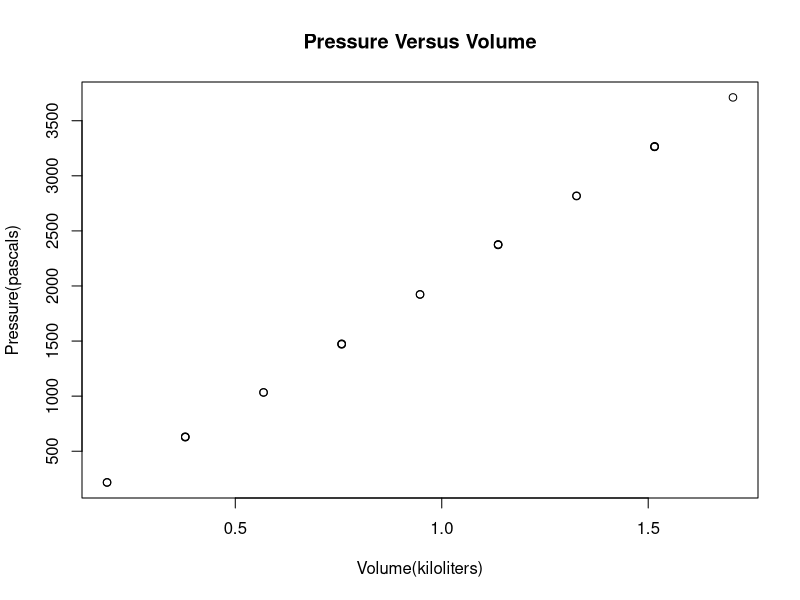
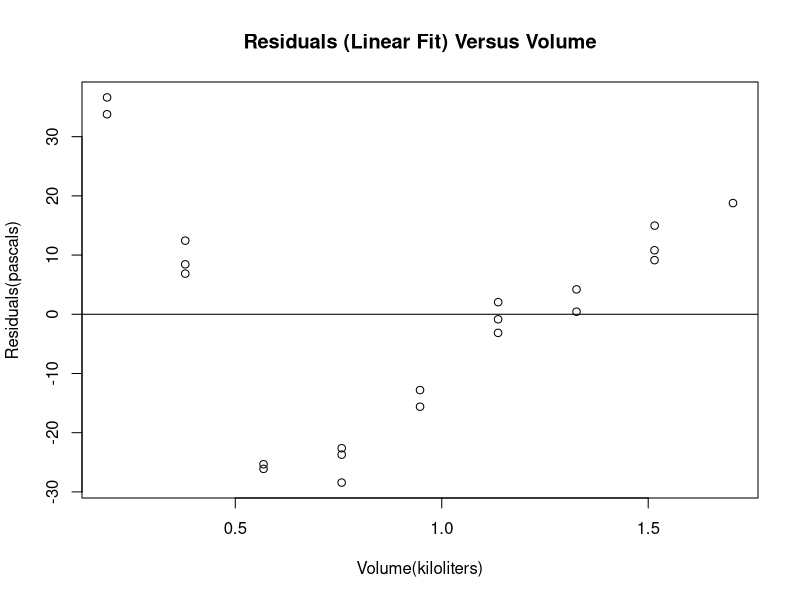
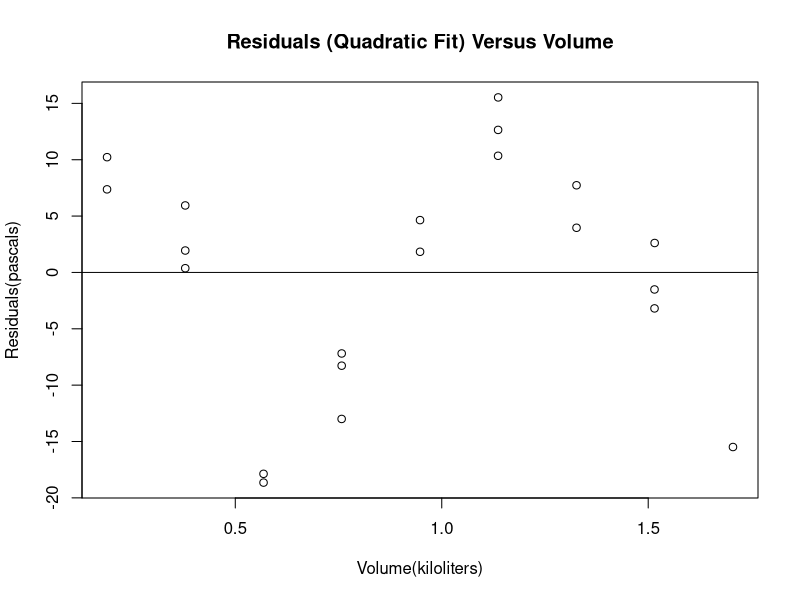
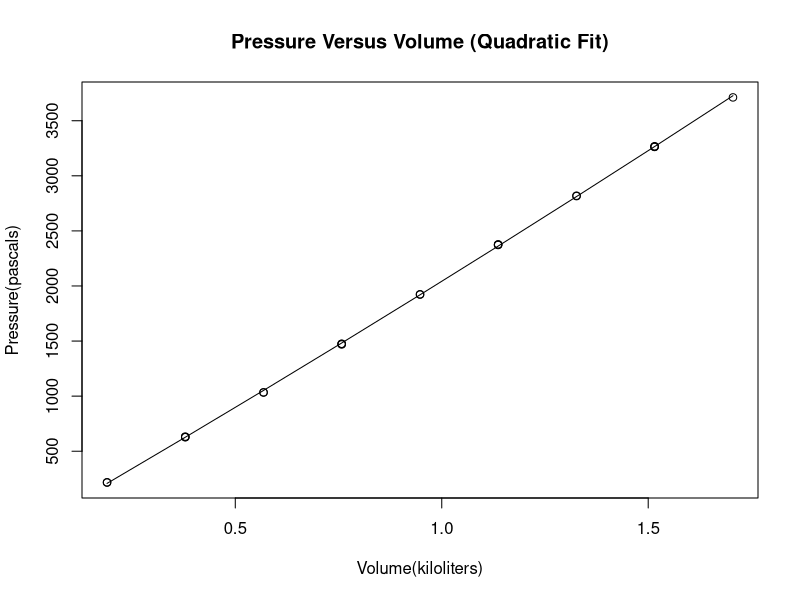
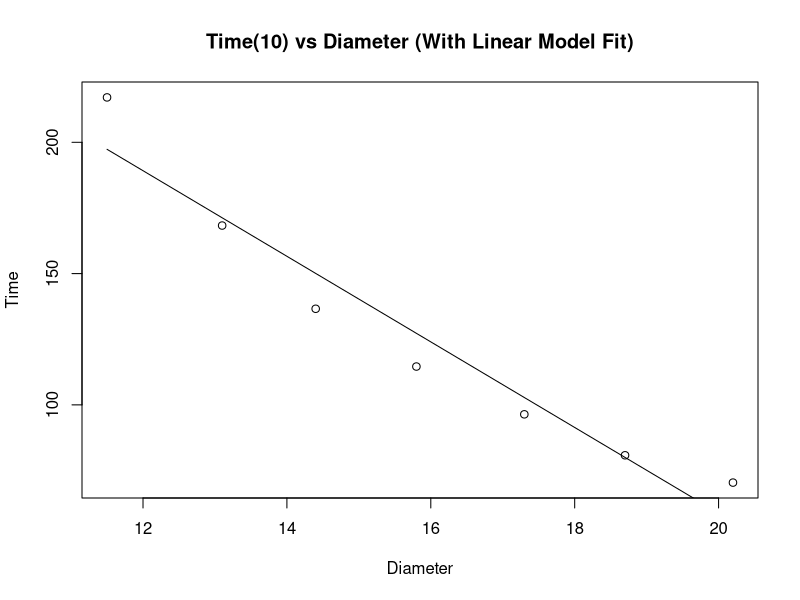
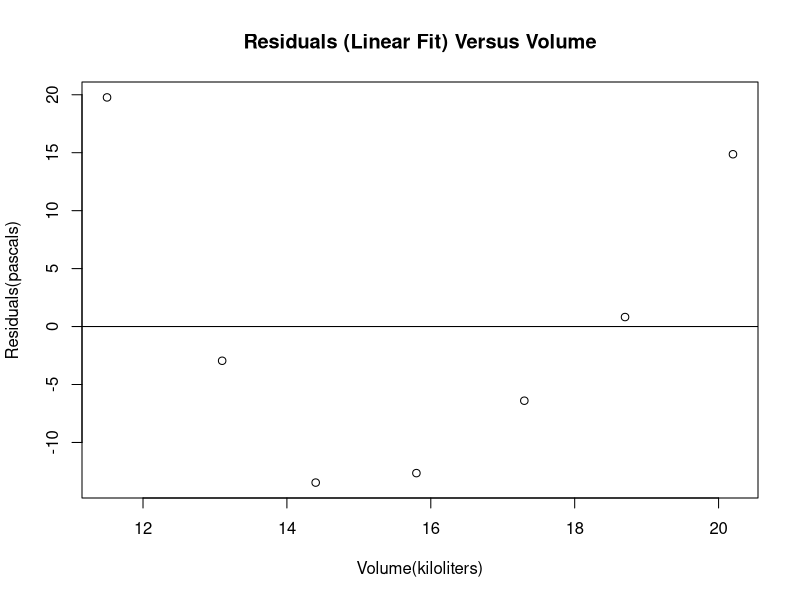
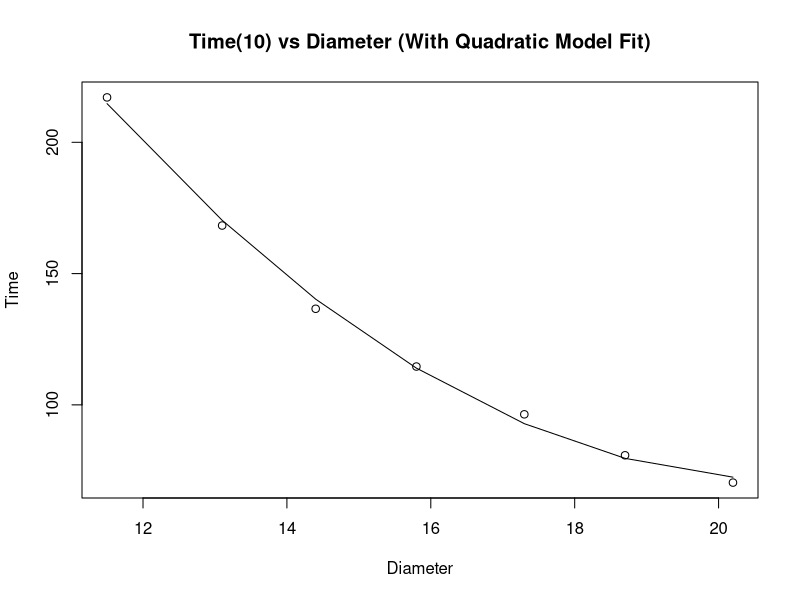
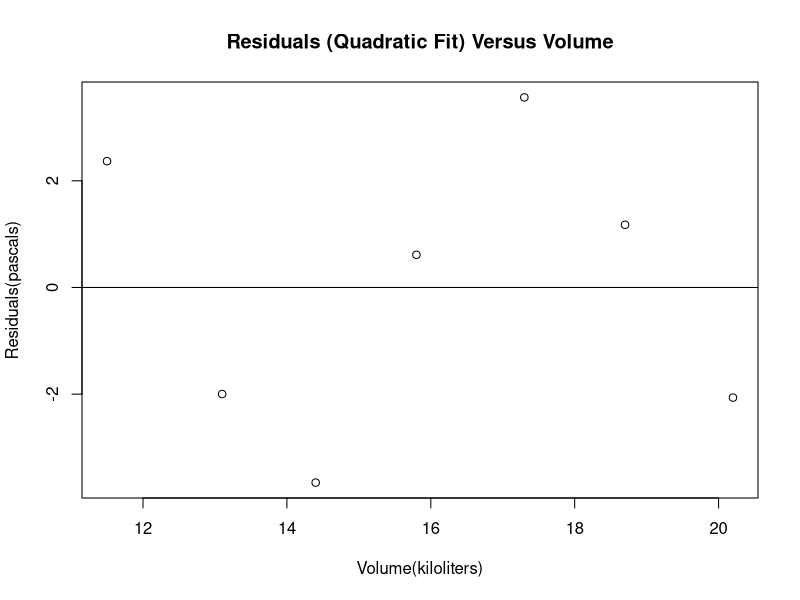

Write R code to recreate these figures, in order.


### 39
vp=read.table("tankvolume.txt", head=T)
v = vp$Volume
p = vp$Pressure

### a
# Plot pressure versus volume. Does the relationship appear linear?
plot(v, p, main="Pressure Versus Volume", xlab="Volume(kiloliters)", ylab="Pressure(pascals)")
# The relationship appears linear.

### b
# Calculate the linear regression of pressure on volume, and plot the residuals
# versus volume. What does the residual plot show?
# Linear regression
fit = lm(p~v)
fit
# B1 (slope): 2316.5
# B0 (intercept): -257.3

# Residuals
e = residuals(fit)

# Residuals versus volume
plot(v, e, main="Residuals (Linear Fit) Versus Volume", xlab="Volume(kiloliters)", ylab="Residuals(pascals)")
abline(h=0)
# The residual plot does not appear to be a horizontal line with y = 0, so linear mode does not fit very well.

### c
# Try fiting pressure as a quadratic function of volume. What do you think of
# the fit?
fit = lm(p~I(v^2)+v)
fit
# Coefficients:
# (Intercept)       I(v^2)           v  
#    -205.00        83.19      2164.03

e = residuals(fit)
# Residuals versus volume
plot(v, e, main="Residuals (Quadratic Fit) Versus Volume", xlab="Volume(kiloliters)", ylab="Residuals(pascals)")
abline(h=0)

plot(v, p, main="Pressure Versus Volume (Quadratic Fit)", xlab="Volume(kiloliters)", ylab="Pressure(pascals)")
lines(v, fitted(fit))
# The fitted line fits the plot very well.

### 43
cysts = read.table("cysts.txt", head=T)
d = cysts$Diameter
t10 = cysts$X10C
n10 = cysts$n10
t25 = cysts$X25C
n25 = cysts$n25
t28 = cysts$X28C
n28 = cysts$n28
# Does the time required appear to be a linear or a quadratic function of diameter? Can you find a model that fits?
fit10linear = lm(t10~d)
plot(d, t10, main="Time(10) vs Diameter (With Linear Model Fit)", xlab="Diameter", ylab="Time")
lines(d, fitted(fit10linear))
plot(d, residuals(fit10linear), main="Residuals (Linear Fit) Versus Volume", xlab="Volume(kiloliters)", ylab="Residuals(pascals)")
abline(h=0)
summary(fit10linear)
# F-statistic: 76.42 on 1 and 5 DF,  p-value: 0.0003245

fit10quadratic = lm(t10~I(d^2)+d)
plot(d, t10, main="Time(10) vs Diameter (With Quadratic Model Fit)", xlab="Diameter", ylab="Time")
lines(d, fitted(fit10quadratic))
plot(d, residuals(fit10quadratic), main="Residuals (Quadratic Fit) Versus Volume", xlab="Volume(kiloliters)", ylab="Residuals(pascals)")
abline(h=0)
summary(fit10quadratic)
# F-statistic: 781.6 on 2 and 4 DF,  p-value: 6.514e-06
# For 10, quadratic fits better than linear. Also, p value for F-statistics is lower for quadratic fit.

fit25linear = lm(t25~d)
plot(d, t25, main="Time(25) vs Diameter (With Linear Model Fit)", xlab="Diameter", ylab="Time")
lines(d, fitted(fit25linear))
plot(d, residuals(fit25linear), main="Residuals (Linear Fit) Versus Volume", xlab="Volume(kiloliters)", ylab="Residuals(pascals)")
abline(h=0)
summary(fit25linear)
# F-statistic: 72.93 on 1 and 5 DF,  p-value: 0.0003625 

fit25quadratic = lm(t25~I(d^2)+d)
plot(d, t25, main="Time(25) vs Diameter (With Quadratic Model Fit)", xlab="Diameter", ylab="Time")
lines(d, fitted(fit25quadratic))
plot(d, residuals(fit25quadratic), main="Residuals (Quadratic Fit) Versus Volume", xlab="Volume(kiloliters)", ylab="Residuals(pascals)")
abline(h=0)
summary(fit25quadratic)
# F-statistic: 617.4 on 2 and 4 DF,  p-value: 1.043e-05 
# For 25, quadratic fits better than linear. Also, p value for F-statistics is lower for quadratic fit.

fit28linear = lm(t28~d)
plot(d, t28, main="Time(28) vs Diameter (With Linear Model Fit)", xlab="Diameter", ylab="Time")
lines(d, fitted(fit28linear))
plot(d, residuals(fit28linear), main="Residuals (Linear Fit) Versus Volume", xlab="Volume(kiloliters)", ylab="Residuals(pascals)")
abline(h=0)
summary(fit28linear)
# F-statistic: 105.7 on 1 and 5 DF,  p-value: 0.0001497 

fit28quadratic = lm(t28~I(d^2)+d)
plot(d, t28, main="Time(28) vs Diameter (With Quadratic Model Fit)", xlab="Diameter", ylab="Time")
lines(d, fitted(fit28quadratic))
plot(d, residuals(fit28quadratic), main="Residuals (Quadratic Fit) Versus Volume", xlab="Volume(kiloliters)", ylab="Residuals(pascals)")
abline(h=0)
summary(fit28quadratic)
# F-statistic: 611.8 on 2 and 4 DF,  p-value: 1.062e-05 
# For 28, quadratic fits better than linear. Also, F-statistics is lower for quadratic fit.

# Since quadratic fit is better for all 10, 25, 28,  the time
# required appears to be a quadratic function of diameter.

# Find the model that fits: we found quadratic models that fit for 10, 25, 28 above.
plot(d, t10, main="Time vs Diameter", xlab="Diameter", ylab="Time", col="red")
points(d, t25, col="blue")
points(d, t28, col="forest green")
# How do the settling rates at the three temperatures compare?
# From the grpah, it is clear that the settling rates is slowest with 10 and highest with green.
# (settling rate is higher if the time needed to settle is lower)

### 44
ahr = read.table("asthma.txt", head=T)
chr = read.table("cystfibr.txt", head=T)
ah = ahr$height
ar = ahr$resistance
plot(ah, ar)
cor(ahr, method="pearson")

ch = chr$height
cr = chr$resistance
plot(ch, cr)
cor(chr, method="pearson")
